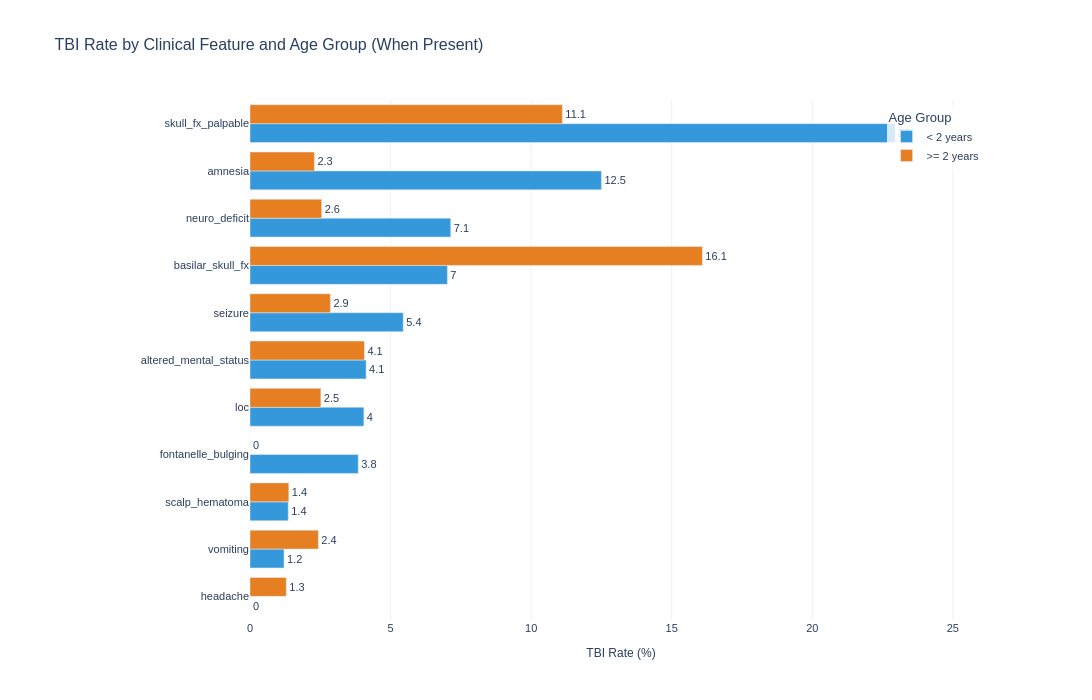

The cell this chart's notebook holds for it:
### Code cell
# ── PLOTLY VERSION: Filtered Q2 Age-Stratified Features Chart ──
import plotly.graph_objects as go

# Filter to only show features up to and including "headache"
# These are the features in order of appearance in the data
features_to_keep = [
    'altered_mental_status', 'loc', 'amnesia', 'seizure',
    'skull_fx_palpable', 'basilar_skull_fx', 'fontanelle_bulging',
    'scalp_hematoma', 'neuro_deficit', 'vomiting', 'headache'
]

# Prepare data: filter to Present status and selected features
present_only = df_rates_age[df_rates_age['status'] == 'Present'].copy()
present_filtered = present_only[present_only['feature'].isin(features_to_keep)].copy()

# Create pivot table with age groups as columns
pivot_age = present_filtered.pivot(index='feature', columns='age_group', values='tbi_rate_pct')

# Sort by the "< 2 years" column to show highest risk features first
pivot_age = pivot_age.sort_values('< 2 years', ascending=True)

# Create figure
fig = go.Figure()

# Add bars for each age group
age_groups = ['< 2 years', '>= 2 years']
colors = ['#3498db', '#e67e22']

for idx, age_group in enumerate(age_groups):
    fig.add_trace(go.Bar(
        y=pivot_age.index,
        x=pivot_age[age_group],
        name=age_group,
        marker=dict(color=colors[idx]),
        text=pivot_age[age_group].round(1),
        textposition='outside',
        orientation='h'
    ))

# Update layout for publication quality
fig.update_layout(
    title=dict(text='TBI Rate by Clinical Feature and Age Group (When Present)', 
               font=dict(size=16, family='Arial')),
    xaxis=dict(
        title='TBI Rate (%)',
        title_font=dict(size=12),
        range=[0, max(pivot_age.max()) * 1.15],
        gridcolor='#e0e0e0'
    ),
    yaxis=dict(
        title='',
        title_font=dict(size=12)
    ),
    barmode='group',
    hovermode='closest',
    plot_bgcolor='white',
    paper_bgcolor='white',
    font=dict(family='Arial', size=11),
    width=1400,
    height=700,
    margin=dict(l=250, r=100, t=100, b=80),
    legend=dict(
        title='Age Group',
        x=0.99,
        y=0.99,
        xanchor='right',
        yanchor='top',
        bgcolor='rgba(255,255,255,0.8)'
    )
)

fig.update_xaxes(showgrid=True, gridwidth=1, gridcolor='#f0f0f0')
fig.show()

# Export as PDF for LaTeX
fig.write_image('../figs/q2_age_stratified_features.pdf', width=1400, height=700)
print("✓ Exported Q2 figure to q2_age_stratified_features.pdf")

### Figure 1 — Plotly figure (JSON) as saved in the notebook; plotly's stock layout.template omitted (floating-point values rounded to 4 significant figures)
{"data": [{"marker": {"color": "#3498db"}, "name": "< 2 years", "orientation": "h", "text": [0.0, 1.2, 1.4, 3.8, 4.0, 4.1, 5.4, 7.0, 7.1, 12.5, 23.0], "textposition": "outside", "type": "bar", "x": [0.0, 1.21, 1.36, 3.85, 4.05, 4.13, 5.45, 7.02, 7.14, 12.5, 22.95], "y": ["headache", "vomiting", "scalp_hematoma", "fontanelle_bulging", "loc", "altered_mental_status", "seizure", "basilar_skull_fx", "neuro_deficit", "amnesia", "skull_fx_palpable"]}, {"marker": {"color": "#e67e22"}, "name": ">= 2 years", "orientation": "h", "text": [1.3, 2.4, 1.4, 0.0, 2.5, 4.1, 2.9, 16.1, 2.6, 2.3, 11.1], "textposition": "outside", "type": "bar", "x": [1.29, 2.43, 1.38, 0.0, 2.52, 4.07, 2.86, 16.09, 2.55, 2.29, 11.11], "y": ["headache", "vomiting", "scalp_hematoma", "fontanelle_bulging", "loc", "altered_mental_status", "seizure", "basilar_skull_fx", "neuro_deficit", "amnesia", "skull_fx_palpable"]}], "layout": {"barmode": "group", "font": {"family": "Arial", "size": 11}, "height": 700, "hovermode": "closest", "legend": {"bgcolor": "rgba(255,255,255,0.8)", "title": {"text": "Age Group"}, "x": 0.99, "xanchor": "right", "y": 0.99, "yanchor": "top"}, "margin": {"b": 80, "l": 250, "r": 100, "t": 100}, "paper_bgcolor": "white", "plot_bgcolor": "white", "title": {"font": {"family": "Arial", "size": 16}, "text": "TBI Rate by Clinical Feature and Age Group (When Present)"}, "width": 1400, "xaxis": {"gridcolor": "#f0f0f0", "gridwidth": 1, "range": [0, 26.39], "showgrid": true, "title": {"font": {"size": 12}, "text": "TBI Rate (%)"}}, "yaxis": {"title": {"font": {"size": 12}, "text": ""}}}}
